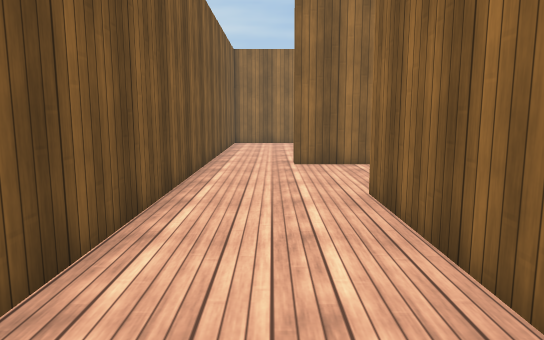
View 1 (above)

17 first-person views from a walk through a Unity game level. The camera is 1.2 m above the floor, tilts 8° down and sees 70° across. The floor is counted in squares, 1 m on a side. Each view is taken from the middle of a square. On the plan, view 1 faces up. The plan holds only what a view shows up to about 15 squares ahead; the rest is blank. The place goes on beyond the plan. The player is left out. Some animated figures are not drawn. Surface patterns are stand-ins for the level's own textures.

View 2
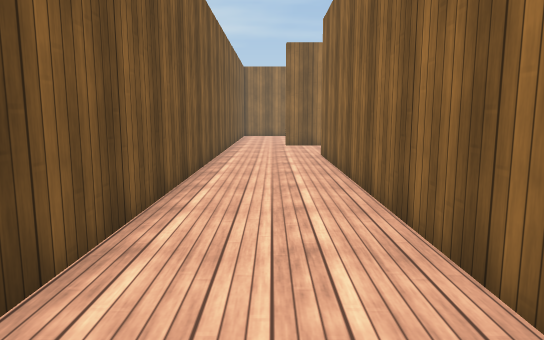

View 3
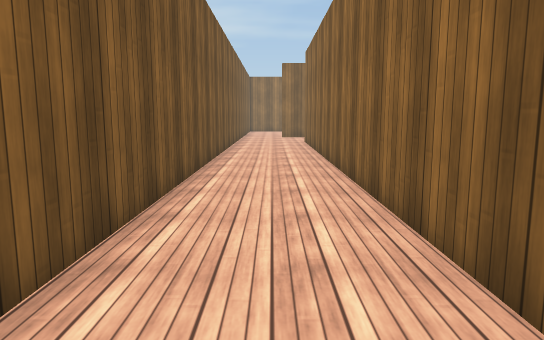

View 4
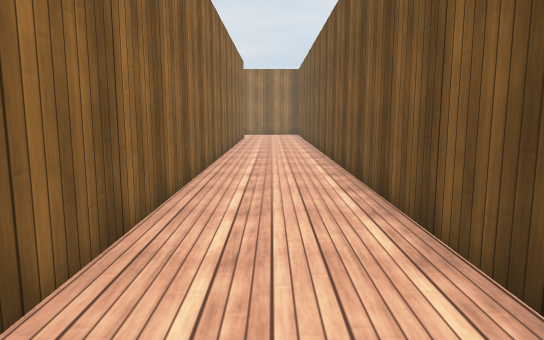

View 5
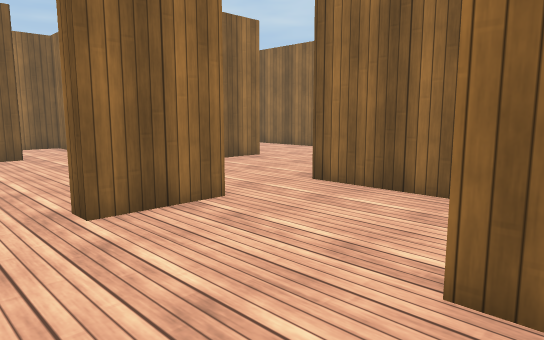

View 6
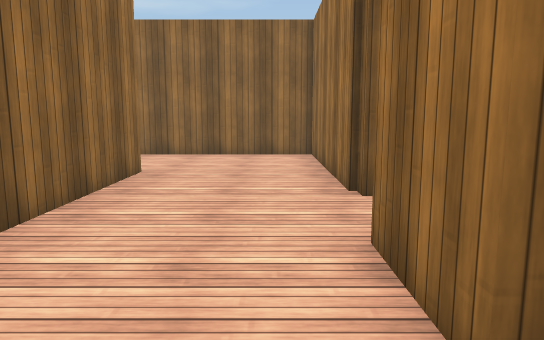

View 7
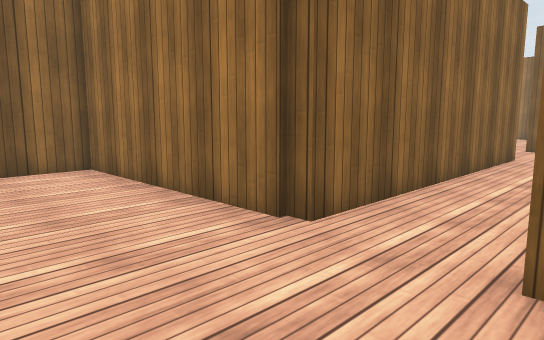

View 8
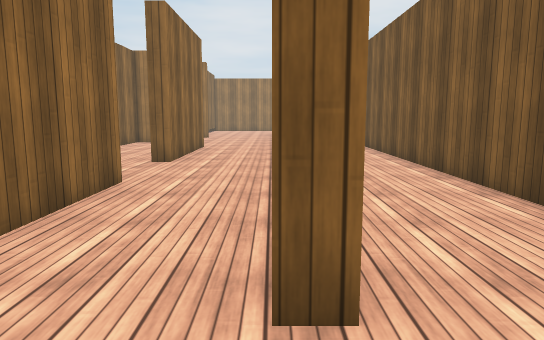

View 9
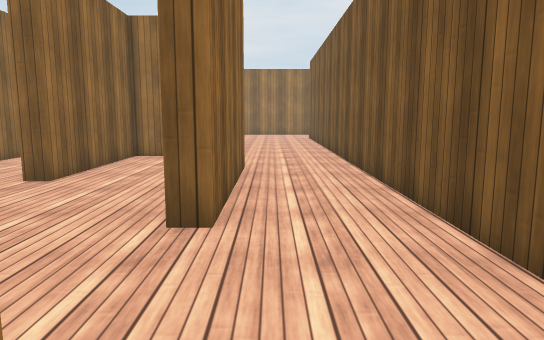

View 10
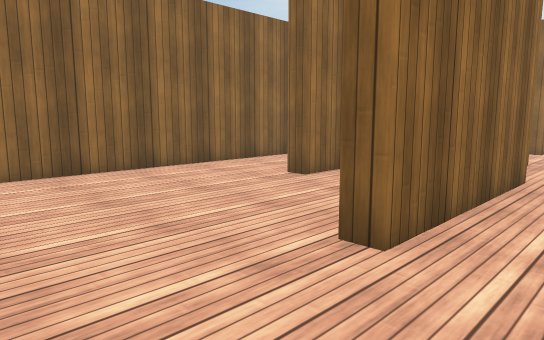

View 11
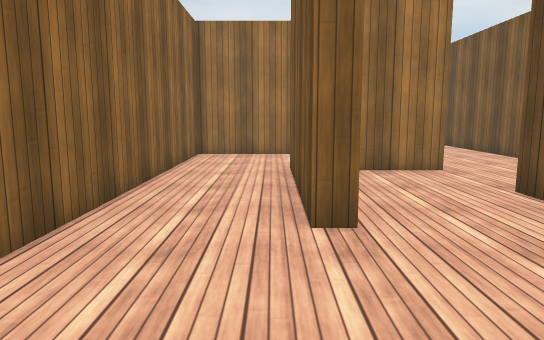

View 12
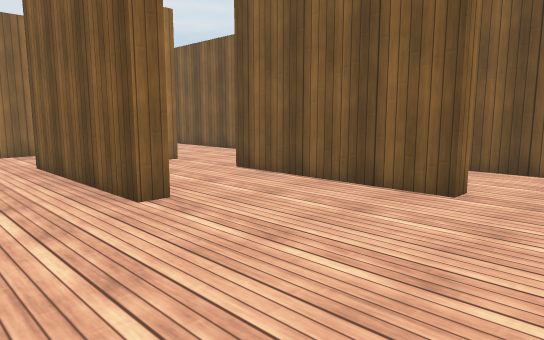

View 13
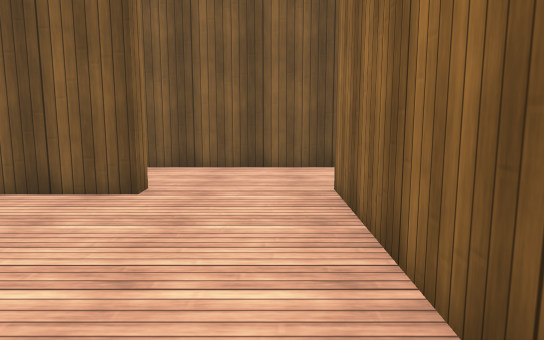

View 14
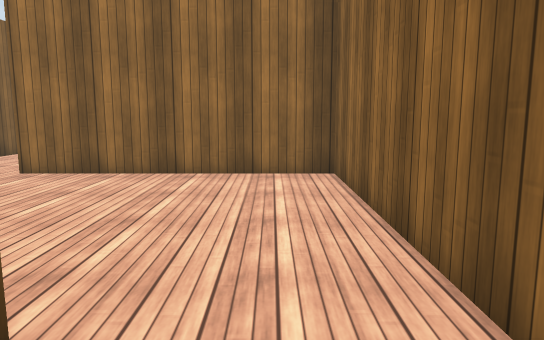

View 15
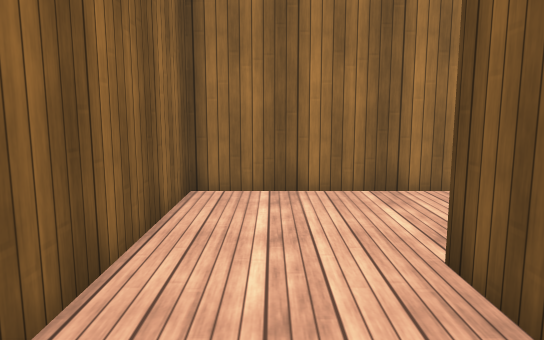

View 16
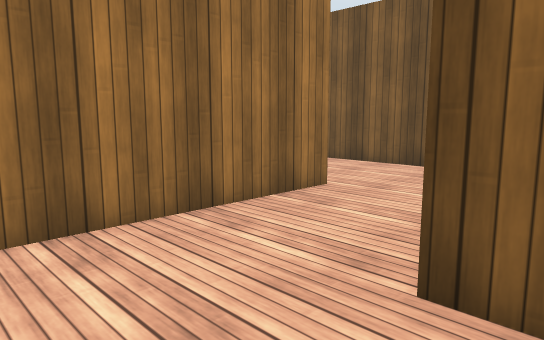

View 17
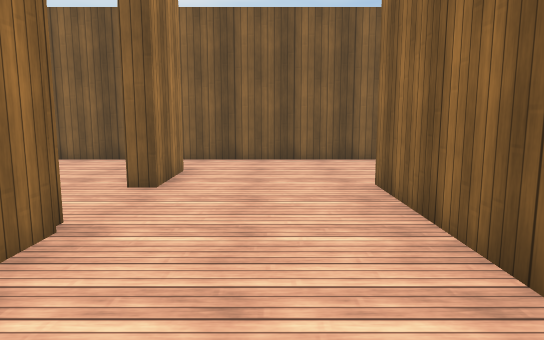

### Floor plan
Points are (right, up) in squares from view 1. A wall is a line through its corners. A room is listed if a view was taken in it or the views show most of it. See-through windows are left out.
Room 1 (views 1, 2, 3, 4, 5, 8)
walls: (4.7, 6.4) (4.7, 9.8); (2.6, 10.1) (2.6, 9.6) (0.6, 9.6) (0.6, 10.1); (-1.6, 10.5) (-1.6, -12.9); (1.5, -12.9) (1.5, 5.9) (2, 5.9)
ways out: opening at (-0.5, 10) to room 2; opening at (4, 10.3) to room 2; opening at (3.5, 5.5) to room 3
Room 2 (views 6, 7, 17)
walls: (4.7, 9.8) (10.9, 9.8) (10.9, 15.1); (7.4, 13.8) (2.2, 13.8); (0.6, 10.1) (2.6, 10.1); (-1.6, 15) (-1.6, 10.5)
ways out: opening at (-0.5, 10) to room 1; opening at (4, 10.3) to room 1
Room 3 (views 9, 10, 11, 12, 13, 14, 15, 16)
walls: (8.1, -5) (8.6, -5) (8.6, -10.1); (4.7, -2.1) (5.1, -2.1) (5.1, -5.6); (2, 1.5) (2, -1.5); (5.5, -13.1) (11.3, -13.1) (11.3, 1) (4.7, 1) (4.7, 6.4); (2, 5.2) (2, 4.4)
ways out: opening at (3.5, 5.5) to room 1; opening at (3.5, -2.5); opening at (5, -11.5); opening at (6.5, -6.5)

Where each view was taken, in squares from view 1:
view 1: 0 up, 0 right, facing up
view 2: 6 down, 0 right, facing up
view 3: 12 down, 0 right, facing up
view 4: 2 up, 0 right, facing down
view 5: 5 up, 1 left, facing up-right
view 6: 11 up, 1 left, facing right
view 7: 13 up, 2 right, facing down-right
view 8: 8 up, 2 right, facing down
view 9: 2 up, 4 right, facing down
view 10: 1 up, 3 right, facing down-right
view 11: 1 down, 9 right, facing down
view 12: 0 up, 11 right, facing down-left
view 13: 0 up, 11 right, facing left
view 14: 7 down, 10 right, facing up
view 15: 7 down, 10 right, facing down
view 16: 9 down, 11 right, facing down-left
view 17: 12 up, 9 right, facing left
